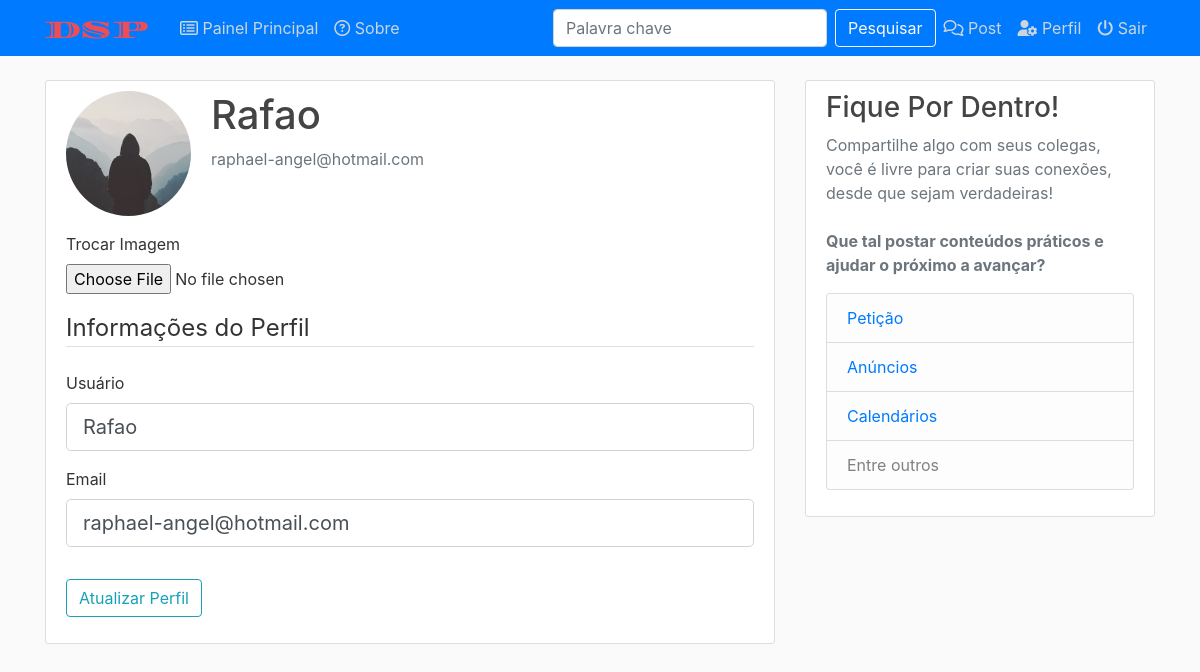
The app's page /account (signed in), older data.
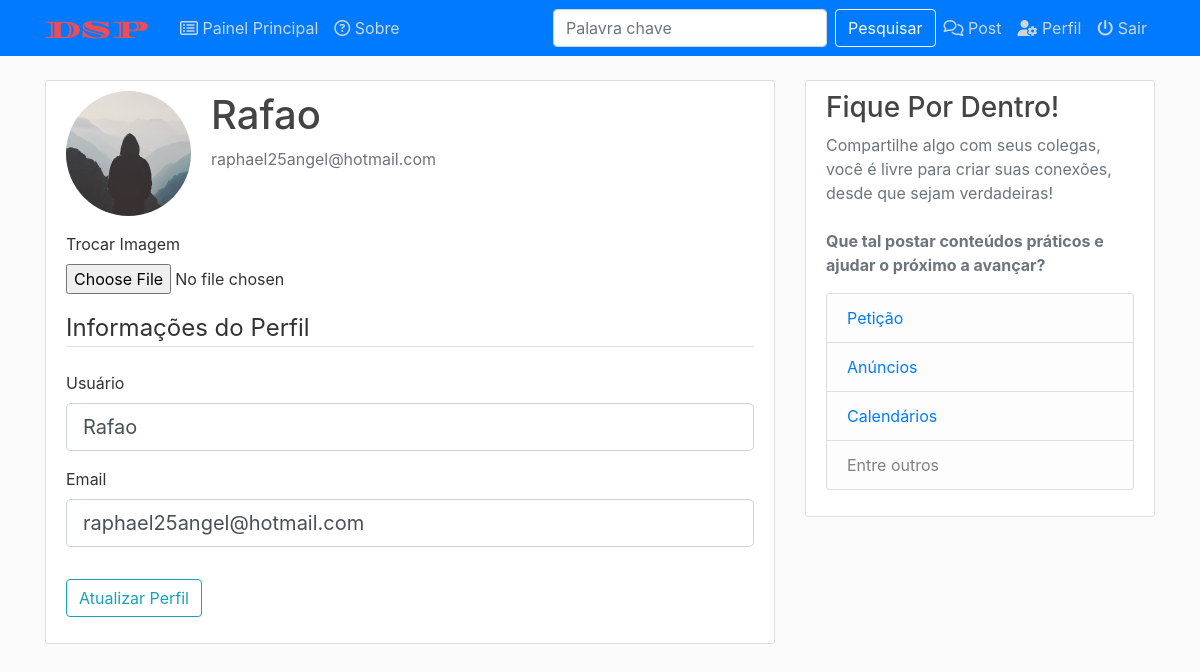
The same page, newer data.
### application/models.py (models this page shows, shortened)
class User(db.Model, UserMixin):
    id = db.Column(db.Integer, primary_key=True)
    username = db.Column(db.String(20), unique=True, nullable=False)
    email = db.Column(db.String(120), unique=True, nullable=False)
    image_file = db.Column(db.String(20), nullable=False,
                           default='default.jpg')
    password = db.Column(db.String(60), nullable=False)
    posts = db.relationship('Post', backref='author', lazy=True)

### application/users/routes.py (the view)
@users.route('/account', methods=['GET', 'POST'])
@login_required
def account():
    form = UpdateAccountForm()
    if form.validate_on_submit():
        if form.picture.data:
            picture_file = save_picture(form.picture.data)
            current_user.image_file = picture_file
        current_user.username = form.username.data
        current_user.email = form.email.data
        db.session.commit()
        flash("Perfil atualizado com sucesso!", 'success')
        return redirect(url_for('users.account'))
    elif request.method == 'GET':
        form.username.data = current_user.username
        form.email.data = current_user.email
    image_file = url_for(
        'static', filename='profile_pics/' + current_user.image_file)
    return render_template('account.html', title='Conta',
                           image_file=image_file, form=form)

### application/users/forms.py (shortened to what this page needs)
class UpdateAccountForm(FlaskForm):
    username = StringField('Usuário', validators=[
                           DataRequired(), Length(min=4, max=20)])
    email = StringField('Email', validators=[DataRequired(), Email()])
    picture = FileField('Trocar Imagem',
                        validators=[FileAllowed(['jpg', 'png'])])
    submit = SubmitField('Atualizar Perfil')

### application/models.py (called while the page is built)
@login_manager.user_loader
def load_user(user_id):
    return User.query.get(int(user_id))

### application/templates/account.html (shortened to what this page needs)
{%extends "layout.html"%} {%block content%}
<div class="content-section">
  <div class="media">
    <img class="rounded-circle account-img" src="{{ image_file }}">
    <div class="media-body">
      <h2 class="account-heading">{{ current_user.username }}</h2>
      <p class="text-secondary">{{ current_user.email }}</p>
    </div>
  </div>
    <form method="POST" action="" enctype="multipart/form-data">
        <div class="form-group">
          {{ form.picture.label() }}
          {{ form.picture(class="form-control-file") }}
        </div>
        <fieldset class="form-group">
            <legend class="border-bottom mb-4">Informações do Perfil</legend>
            <div class="form-group">
                {{ form.username.label(class="form-control-label") }}
                {% if form.username.errors %}
                    {{ form.username(class="form-control form-control-lg is-invalid") }}
                    <div class="invalid-feedback">
                        {% for error in form.username.errors %}
                            <span>{{ error }}</span>
                        {% endfor %}
                    </div>
                {% else %}
                    {{ form.username(class="form-control form-control-lg") }}
                {% endif %}
            </div>
            <div class="form-group">
                {{ form.email.label(class="form-control-label") }}
                {% if form.email.errors %}
                    {{ form.email(class="form-control form-control-lg is-invalid") }}
                    <div class="invalid-feedback">
                        {% for error in form.email.errors %}
                            <span>{{ error }}</span>
                        {% endfor %}
                    </div>
                {% else %}
                    {{ form.email(class="form-control form-control-lg") }}
                {% endif %}
            </div>
        </fieldset>
        <div class="form-group">
            {{ form.submit(class="btn btn-outline-info") }}
        </div>
    </form>
</div>
{%endblock%}

Row changes from the older to the newer data that the page shows:
changed User "Rafao": email "raphael-angel@hotmail.com" → "raphael25angel@hotmail.com"
